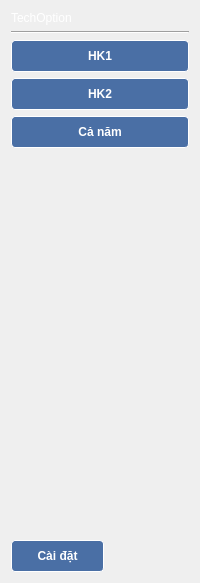
     <widget class="QWidget" name="thanhcongcu" native="true">
      <property name="styleSheet">
       <string notr="true">#thanhcongcu {
    background-color: #1A1A40; 
    border: 2px solid #4A6FA5; 
    border-radius: 4px;    
}   </string>
      </property>
      <layout class="QVBoxLayout" name="verticalLayout">
       <item>
        <widget class="QLabel" name="label">
         <property name="styleSheet">
          <string notr="true">color: rgb(255, 255, 255);</string>
         </property>
         <property name="text">
          <string>TechOption</string>
         </property>
         <property name="scaledContents">
          <bool>true</bool>
         </property>
        </widget>
       </item>
       <item>
        <widget class="Line" name="line">
         <property name="orientation">
          <enum>Qt::Horizontal</enum>
         </property>
        </widget>
       </item>
       <item>
        <widget class="QPushButton" name="nut_hk1">
         <property name="styleSheet">
          <string notr="true">#nut_hk1 {
    background-color: #4A6FA5; 
    color: white;              
    border: 1px solid #ffffff; 
    border-radius: 4px;
    
    min-height: 30px;     /* Bằng chiều cao nút trên cho đều */
    font-size: 12px;
    font-weight: bold;
}
#nut_hk1:hover {
    background-color: #3b5c8a;
}</string>
         </property>
         <property name="text">
          <string>HK1</string>
         </property>
        </widget>
       </item>
       <item>
        <widget class="QPushButton" name="nut_hk2">
         <property name="styleSheet">
          <string notr="true">#nut_hk2 {
    background-color: #4A6FA5; 
    color: white;              
    border: 1px solid #ffffff; 
    border-radius: 4px;
    
    min-height: 30px;     /* Bằng chiều cao nút trên cho đều */
    font-size: 12px;
    font-weight: bold;
}
#nut_hk2:hover {
    background-color: #3b5c8a;
}</string>
         </property>
         <property name="text">
          <string>HK2</string>
         </property>
        </widget>
       </item>
       <item>
        <widget class="QPushButton" name="nut_canam">
         <property name="styleSheet">
          <string notr="true">#nut_canam {
    background-color: #4A6FA5; 
    color: white;              
    border: 1px solid #ffffff; 
    border-radius: 4px;
    
    min-height: 30px;     /* Bằng chiều cao nút trên cho đều */
    font-size: 12px;
    font-weight: bold;
}
#nut_canam:hover {
    background-color: #3b5c8a;
}</string>
         </property>
         <property name="text">
          <string>Cả năm</string>
         </property>
        </widget>
       </item>
       <item>
        <spacer name="verticalSpacer">
         <property name="orientation">
          <enum>Qt::Vertical</enum>
         </property>
         <property name="sizeHint" stdset="0">
          <size>
           <width>20</width>
           <height>386</height>
          </size>
         </property>
        </spacer>
       </item>
       <item>
        <widget class="QPushButton" name="nut_caidat">
         <property name="minimumSize">
          <size>
           <width>93</width>
           <height>32</height>
          </size>
         </property>
         <property name="maximumSize">
          <size>
           <width>93</width>
           <height>16777215</height>
          </size>
         </property>
         <property name="styleSheet">
          <string notr="true">#nut_caidat {
    background-color: #4A6FA5; 
    color: white;              
    border: 1px solid #ffffff; 
    border-radius: 4px;
    
    min-height: 30px;     /* Bằng chiều cao nút trên cho đều */
    font-size: 12px;
    font-weight: bold;
}
#nut_caidat:hover {
    background-color: #3b5c8a;
}</string>
         </property>
         <property name="text">
          <string>Cài đặt</string>
         </property>
        </widget>
       </item>
      </layout>
     </widget>
